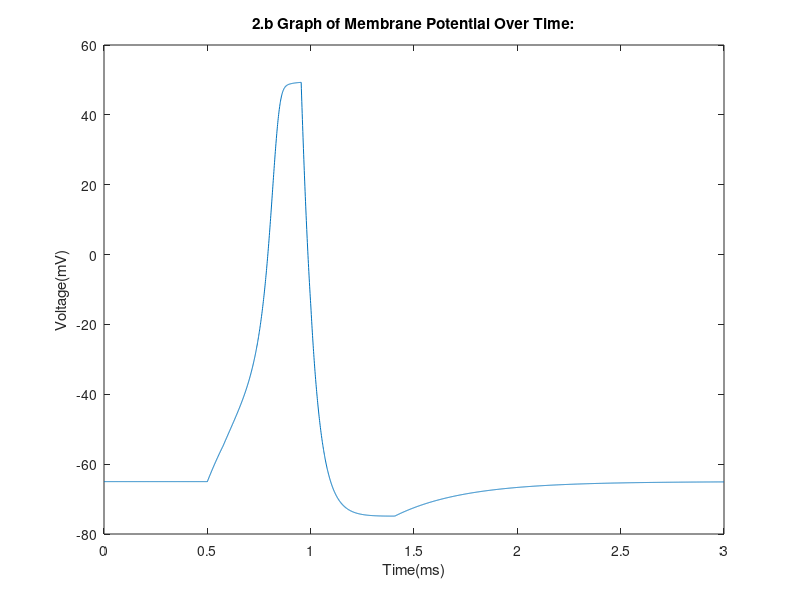
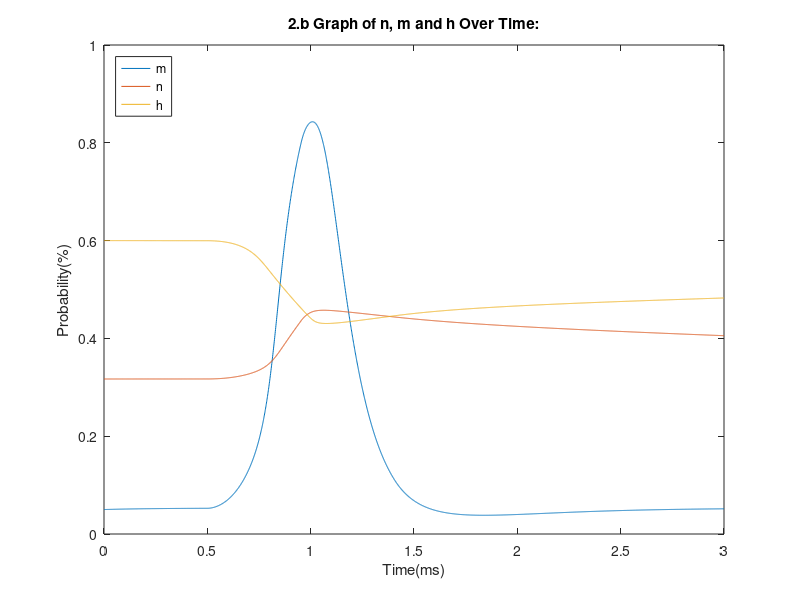

The MATLAB script that drew these images, in order:
%2.b Dakota Ewing
clearvars
%                           Loop Parameters                              %
%------------------------------------------------------------------------%
Tf = 3;  % Tf is the simulation time in ms.
dt = .001;% dt is the time step.
% steps is the total number of timesteps.
Steps = Tf/dt + 1;
% T is the array in which we hold all the time values.
T = 0:dt:Tf;

%                          Variables & Arrays                            %
%------------------------------------------------------------------------%
%(microF/cm^2) The capacitance of the membrane.
Cm = 0.1; 
%(mV) The initial activation potential of the membrane.
Vi = -65; 
%(nA) The current applied to the neuron.
Iapp = 15;
Ia = Iapp;


%(mV) The displacement from the equilibrium potential for K.
K_eq_dis = -77; 
%(mM/L) The concentration of K ions inside the mebrane.
K_conc_in = 150; 
%(mM/L) The concentration of K ions outside the mebrane.
K_conc_out = 5.5; 

%(mV) The displacement from the equilibrium potential for K.
Na_eq_dis = 50;
%(mM/L) The concentration of Na ions inside the mebrane.
Na_con_in = 15; 
%(mM/L) The concentration of Na ions outside the mebrane.
Na_conc_out = 150; 

%(mV) The displacement from the equilibrium potential for Leakage.
Leak_eq_dis = -54.4; 
%(mS/cm^2) The maximum K conductance.
K_m_cond = 36; 
%(mS/cm^2) The maximum Na conductance.
Na_m_cond = 120; 
%(mS/cm^2) The maximum Leakage conductance.
Leak_m_cond = 0.3; 


% (ms^-1)alpha n is the opening rate constant for n:
alpha_n = @(vt) (0.01*(vt + 55))/(1-exp(-1*((vt+55)/10)));
% (ms^-1)alpha m is the opening rate constant for m:
alpha_m = @(vt) (0.1*(vt + 40))/(1-exp(-1*((vt+40)/10)));
% (ms^-1)alpha h is the opening rate constant for h:
alpha_h = @(vt) 0.07*exp(-1*((vt+65)/20));

% (ms^-1)beta n is the closing rate constant for n:
beta_n = @(vt) 0.125*exp(-1*((vt+65)/80));
% (ms^-1)beta m is the closing rate constant for m:
beta_m = @(vt) 4*exp(-1*((vt+65)/18));
% (ms^-1)closing rate constant for h:
beta_h = @(vt) 1/(exp(-1*((vt+35)/10))+1);

%________________________________________________________________________%
%                      GATING VARIABLES                                  %

% n is the potassium activation gating variable, initial probability of K 
% gate being open:
n_initial = 0.317;
%(ms^-1)rate of change of n over time:
dNdt = @(vt,n) alpha_n(vt) * (1 - n) - beta_n(vt) * n; 
% N is the array that holds all values of the n at a given timestep.
N(1:Steps) = 0;
N(1) = n_initial;

% m is the sodium activation gating variable, initial probability of 
% Na gate being open:
m_initial = 0.05;
% (ms^-1)rate of change of m over time:
dMdt = @(vt,m) alpha_m(vt) * (1 - m) - beta_m(vt) * m;
% M is the array that holds all values of the m at a given timestep.
M(1:Steps) = 0;
M(1) = m_initial;

% h is the sodium inactivation gating variable, initial probability of Na 
% gate being deactivated:
h_initial = 0.6;                 
% (ms^-1)rate of change of h over time:
dHdt = @(vt,h) alpha_h(vt) * (1 - h) - beta_h(vt) * h;
% H is the array that holds all values of the h at a given timestep.
H(1:Steps) = 0;
H(1) = h_initial;


%The current from the potassium pump.
Ik = @(n,vt) K_m_cond * (n^4) * (vt - K_eq_dis);
% The current caused by leaks in the membrane.
Il = @(vt) Leak_m_cond * (vt - Leak_eq_dis);
% The current from the sodium pump.
INa = @(m,h,vt) Na_m_cond * (m^3) * h * (vt - Na_eq_dis);
% The current from the Na-K pump.
Ip = Il(Vi);

% The change in voltage over time for the membrane.
dVdt = @(n,m,h,vt,gk,gna,ca)(ca +Ip -gk*Ik(n,vt) -gna*INa(m,h,vt) -Il(vt))/Cm;

% V is the array that holds all values of the voltage at a given time.
V(1:Steps) = 0;
V(1) = Vi;


% The gate for the potassium pump. when 0, the K pump is off, when 1, it is
% on.
Kg = 0;
% The gate for the sodium pump. when 0, the K pump is off, when 1, it is
% on.
Nag = 0;
% The repolarization switch used to tell the simulation if the neuron is
% repolarizing. 
repolarize = 0;
% The sodium pump activation threshold.
Vna = -55;
% The potassium pump activation/sodium pump deactivation threshold.
Vk = 49.3;

%                             Simulation                                 %
%------------------------------------------------------------------------%

%loop:

%while the iterator is less than or equal to the total number of steps:
for s = 1:Steps
    
    % Applied current switch:
    if(T(s) >=0.5 && T(s) <=1)
        Ia = Iapp;
    else
        Ia = 0;
    end
    
    %RK4:
    n1 = dNdt(V(s), N(s))*dt;
    m1 = dMdt(V(s), M(s))*dt;
    h1 = dHdt(V(s), H(s))*dt;
    v1 = dVdt(N(s), M(s), H(s), V(s), Kg, Nag, Ia)*dt;
    
    n2 = dNdt(V(s)+v1/2, N(s)+n1/2)*dt;
    m2 = dMdt(V(s)+v1/2, M(s)+m1/2)*dt;
    h2 = dHdt(V(s)+v1/2, H(s)+h1/2)*dt;
    v2 = dVdt(N(s)+n1/2, M(s)+m1/2, H(s)+h1/2, V(s)+v1/2, Kg, Nag, Ia)*dt;
    
    n3 = dNdt(V(s)+v2/2, N(s)+n2/2)*dt;
    m3 = dMdt(V(s)+v2/2, M(s)+m2/2)*dt;
    h3 = dHdt(V(s)+v2/2, H(s)+h2/2)*dt;
    v3 = dVdt(N(s)+n2/2, M(s)+m2/2, H(s)+h2/2, V(s)+v2/2, Kg, Nag, Ia)*dt;
    
    n4 = dNdt(V(s)+v3, N(s)+n3)*dt;
    m4 = dMdt(V(s)+v3, M(s)+m3)*dt;
    h4 = dHdt(V(s)+v3, H(s)+h3)*dt;
    v4 = dVdt(N(s)+n3, M(s)+m3, H(s)+h3, V(s)+v3, Kg, Nag, Ia)*dt;
    
    N(s + 1) = N(s) +(n1 + 2*n2 + 2*n3 + n4)/6;
    M(s + 1) = M(s) +(m1 + 2*m2 + 2*m3 + m4)/6;
    H(s + 1) = H(s) +(h1 + 2*h2 + 2*h3 + h4)/6;
    V(s + 1) = V(s) +(v1 + 2*v2 + 2*v3 + v4)/6;
    
    
    % Gating channel switches:
    if(V(s)>=Vna && V(s)<=Vk && ~repolarize)
        Kg = 0;
        Nag = 1;
        repolarize = 0;
        G(s) = 10;
    elseif(V(s)>=Vk && ~repolarize)
        Kg = 1;
        Nag = 0;
        repolarize = 1;
        G(s) = 20;
    elseif((V(s+1)>V(s)) && repolarize)
        Kg = 0;
        Nag = 0;
        repolarize = 0;
        G(s) = 0;
    elseif(repolarize)
        Kg = 1;
        Nag = 0;
        repolarize = 1;
        G(s) = 20;
    end
   
end

%                               Plots                                    %
%------------------------------------------------------------------------%

plot(T(1:Steps), V(1:Steps))
title('2.b Graph of Membrane Potential Over Time:')
xlabel('Time(ms)') 
ylabel('Voltage(mV)') 
figure;


plot(T(1:Steps), M(1:Steps));
hold on;
plot(T(1:Steps), N(1:Steps));
hold on;
plot(T(1:Steps), H(1:Steps));
title('2.b Graph of n, m and h Over Time:')
xlabel('Time(ms)') 
ylabel('Probability(%)') 
legend('m','n','h','Location','northwest')

